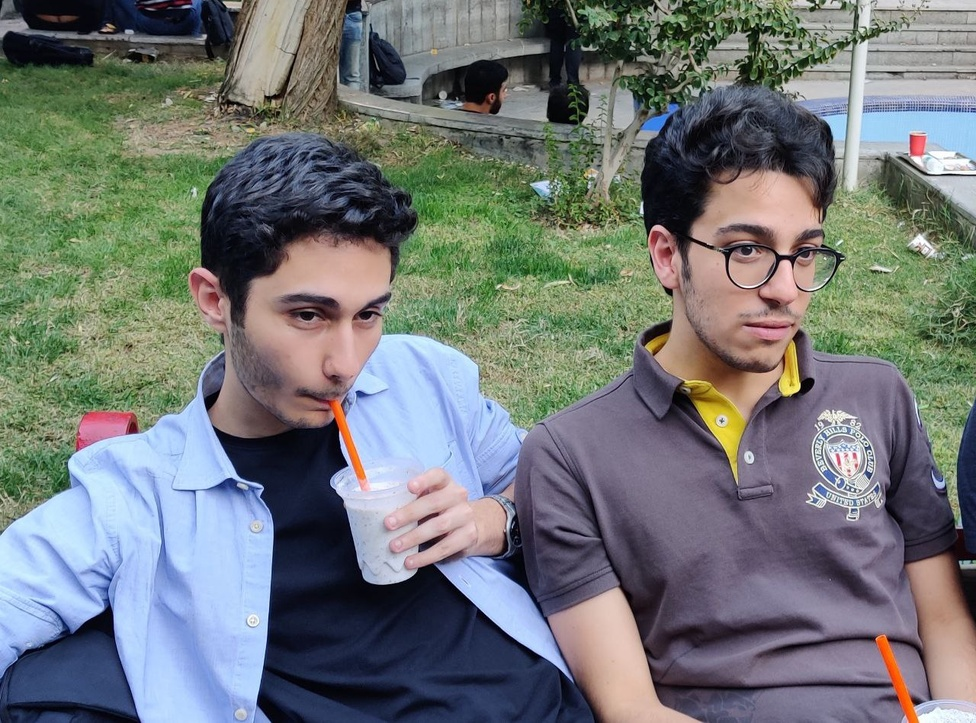
#> input picture Analyzing The Difference of FFT and SVD Methods in Image Compression and Image Denoising/images/original.jpg, 976 x 723 px, shrunk from 1280 x 948 before the run, found by its file name
$ jupyter execute SVD_and_FFT_Differences.ipynb   (shell and % lines are left out)
#> lines starting #> are read from the running program, lines starting #| are printed output that depends on the picture; after the words box and inside, x2 and y2 are one past the last pixel; in counts of white or black regions, pixels touching at a corner belong together
 - Linear Algebra Applied to Image Processing

**Name**: Sina Mazaheri

## 0. Prerequisites

Install the required packages (if not already installed):

Import the dependencies:

[cell 1]
import numpy as np
from matplotlib import pyplot as plt
from matplotlib.image import imread
from PIL import Image

[cell 2]
from google.colab import drive
drive.mount('/content/drive')

Initialize global variables (if any)

The source images for this assignment can be found in the `images/` folder, load them and alter their color-map to gray-scale. The resulting pictures look as depicted below:
<div style="display: flex;">

</div>

[cell 3]
original_image = imread("./drive/MyDrive/LA-PHW-7_2/images/original.jpg")
#> original_image is the input picture: shape (723, 976, 3); mean R, G, B 113.6, 118.7, 119
noisy_image = imread("./drive/MyDrive/LA-PHW-7_2/images/noisy.jpg")
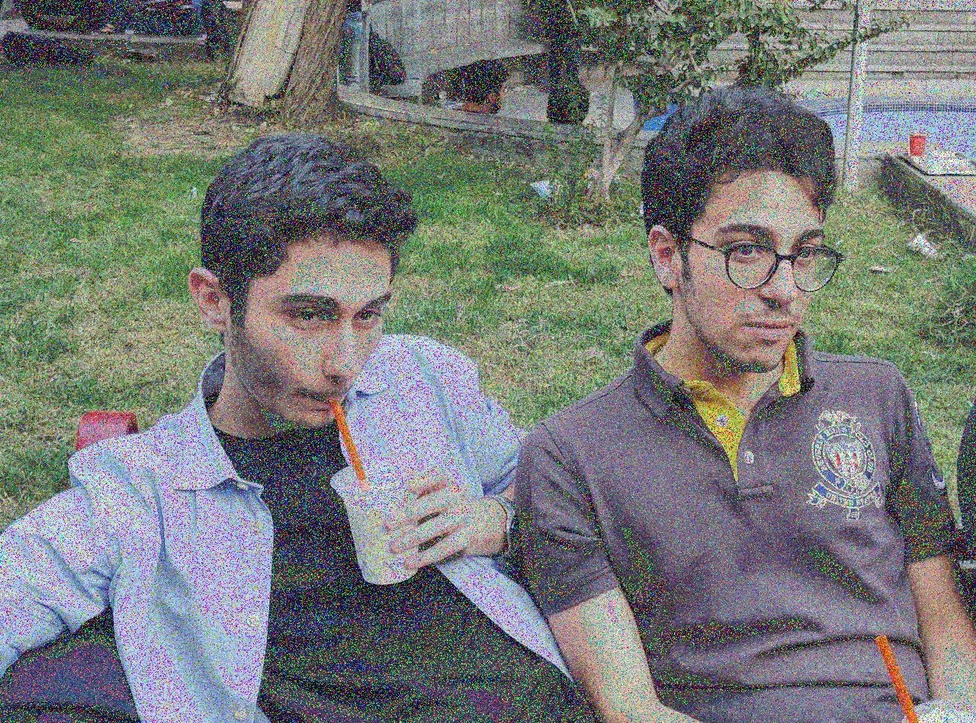
#> input picture Analyzing The Difference of FFT and SVD Methods in Image Compression and Image Denoising/images/noisy.jpg, 976 x 723 px, shrunk from 1280 x 948 before the run, found by its file name
#> noisy_image is the input picture: shape (723, 976, 3); mean R, G, B 119.8, 122.4, 121.2

# 1. Image Compression
Using SVD (you can use `np.linalg.svd`) and 2D-FFT (which will be explained in details later), Compress the `original.jpg` image with compression rates of $0.1$, $0.5$, $1$, $5$ and $10$%. Then visualize the resulting compressed images of the two algorithms against one another and investigate each basis change's effectiveness in capturing more meaningful patterns of images.

The 2D Fourier transform of a data matrix can be achieved by ﬁrst applying the 1D Fourier transform to every row of the matrix, and then applying the 1D Fourier transform to every column of the intermediate matrix. This process is depicted below. `np.fft.fft2` applys a 2D Fourier transformation to the provided matrix by employing the Fast Fourier Transformation algorithm.

The Fourier coefficients are zero-centered by definition, and although it does not affect the result of the transformation followed by its inverse, in general, it is more convenient to have them centered around the middle point of the transformation matrix. `np.fft.fftshift` does the described shift two a provided Discrete-Fourier transformation matrix.

Your results may look as follows:

[cell 4]
all_percentage = (0.001, 0.005, 0.01, 0.05, 0.1)
B = np.mean(original_image, -1)

# Compression Using SVD
print("Compression using SVD: ", end="\n")

U, S, V_T = np.linalg.svd(B, full_matrices=False)
#> S = 723 values, max 100580.6 at index 0, min 5.21 at index 722, mean 786.7
S = np.diag(S)


def compress_image_with_SVD(U, S, V_T, percentage):
    r = int(np.round(S.shape[0] * percentage, 0))
    return U[:, :r] @ S[0:r, :r] @ V_T[:r, :]


j = 0
for percentage in all_percentage:
  plt.figure(j + 1)
  j += 1
  img = plt.imshow(compress_image_with_SVD(U, S, V_T, percentage))
  img.set_cmap("gray")
  plt.axis("off")
  plt.title("Compressed with SVD using " + str(percentage * 100) + "% :")
  plt.show()
#> after the loop, j = 5


# Compression Using FFT
print("\n\n\nCompression using FFT: ", end="\n\n")
Bt = np.fft.fft2(B)
Btsort = np.sort(np.abs(Bt.reshape(-1)))

def compress_image_with_FF2D(keep_1):
  thresh = Btsort[int(np.floor((1 - keep_1) * len(Btsort)))]
  ind = np.abs(Bt) > thresh
  Atlow = Bt * ind
  Alow = np.fft.ifft2(Atlow).real
  return Alow

for keep in all_percentage:
  plt.figure()
  plt.imshow(compress_image_with_FF2D(keep), cmap="gray")
  plt.axis("off")
  plt.title("Compressed with FFT using " + str(keep * 100) + "%")
#> this loop made 5 passes
#> thresh in compress_image_with_FF2D on passes 1 to 5: 428819.8, 154577.9, 98472.4, 37360.9, 25135.8
#> pass 1, in compress_image_with_FF2D, `ind = np.abs(Bt) > thresh`:
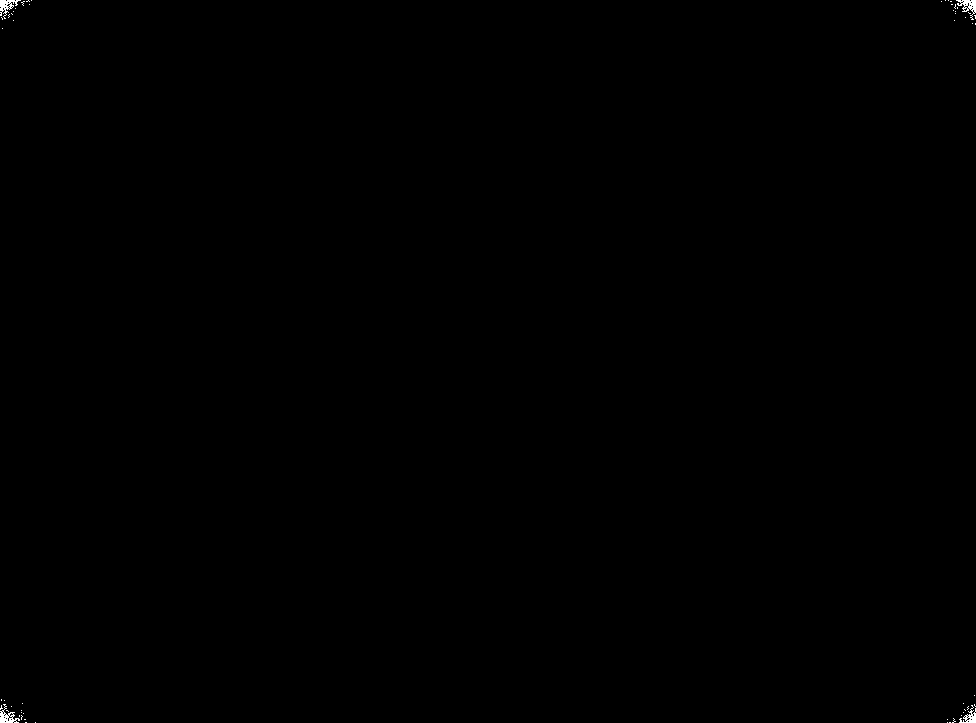
#> ind: shape (723, 976) bool; 0.1% white; 56 white regions (52 under 20 px), largest, box (x1, y1, x2, y2) and area: (956, 0, 976, 20) 161, (0, 0, 21, 19) 156, (0, 704, 20, 723) 153, (959, 705, 976, 723) 125
#> pass 1, in compress_image_with_FF2D, `Alow = np.fft.ifft2(Atlow).real`:
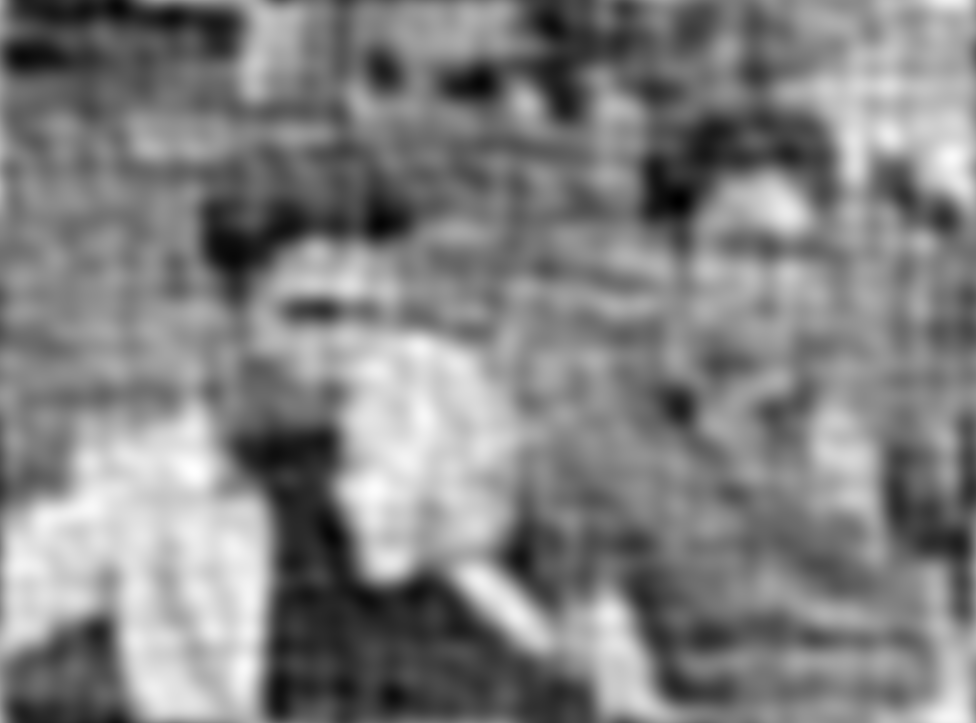
#> Alow: shape (723, 976) float64; min -18.39, max 249.7, mean 117.1; drawn with min black and max white
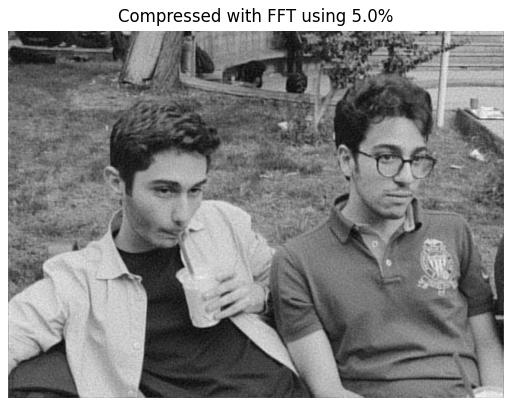
#> figure drawn by matplotlib, 1 panel

Which change of basis seems to do better when it comes to image compression? Briefly elaborate on what makes that change of basis more suited for images?

In general if we want to compress an image we should consider the set of basis that has most of the image's feature in it. when we perform this idea to our image we can save that picture with less memory and high quality. as we have seen in the pervious cell, FFT was better than SVD. this is because of fourier transformation. it can hold most of the image features with low amount of large fourier coefficients. so as a result fft is a good choice for image compression.

# 2. Image Denoising

Through the same process as the previous section and by empirically finding an optimal rank threshold for the SVD vectors, denoise the provided image. Your results may look as follows:

It is shown that SVD can be an effective denoising strategy when the underlying data is of low rank initially, but as observable from the example, raw SVD does not seem to be useful when it comes to denoising natural images.

[cell 5]
gray_scale = np.mean(noisy_image, -1)
U, S, V_H = np.linalg.svd(gray_scale, full_matrices=False)
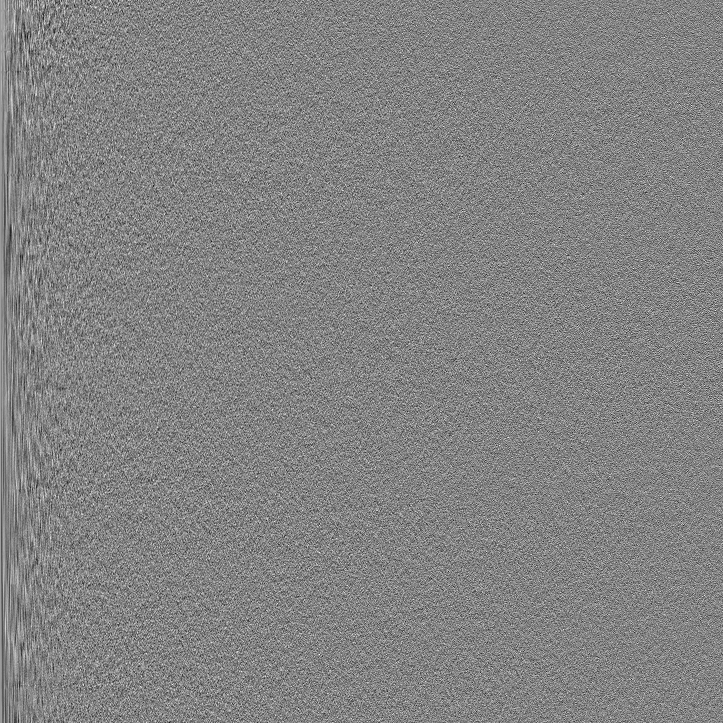
#> U: shape (723, 723) float64; min -0.187, max 0.177, mean 5.29e-05; drawn with min black and max white
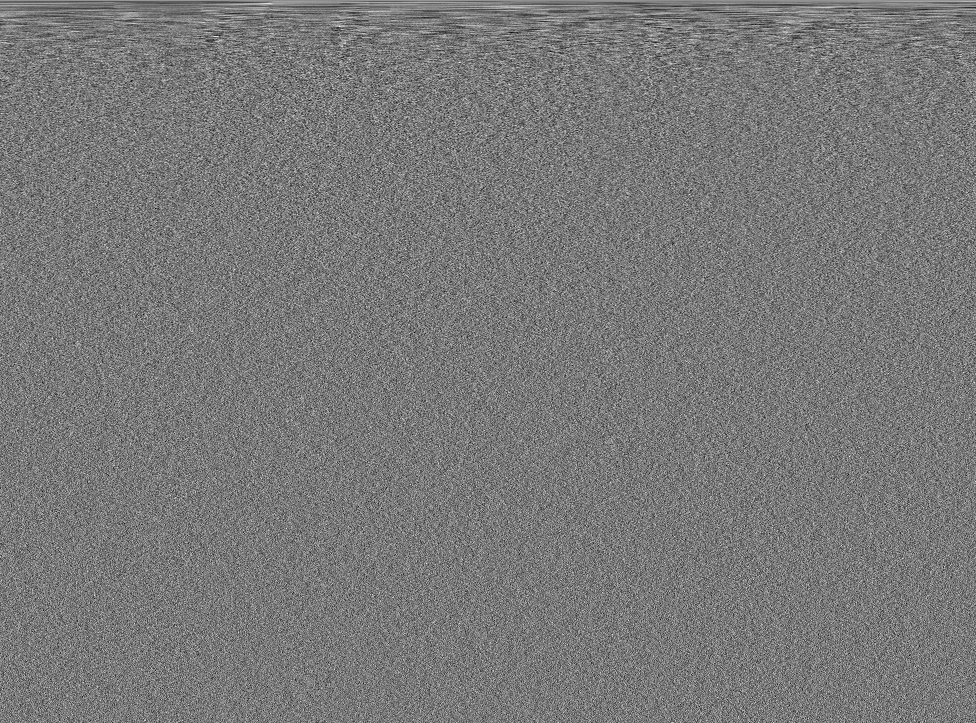
#> V_H: shape (723, 976) float64; min -0.148, max 0.163, mean 3.96e-05; drawn with min black and max white
#> S = 723 values, max 102657.9 at index 0, min 104.6 at index 722, mean 1013
new = S[S > 150]
#> new = 705 values, max 102657.9 at index 0, min 151 at index 704, mean 1035.5
r = new.shape[0]
#> r = 705
S = np.diag(new)
#> S: shape (705, 705) float64
gray_scale_denoised = U[:, :r] @ S @ V_H[:r, :]
plt.figure()
plt.imshow(gray_scale_denoised, cmap="gray")
plt.axis("off")
plt.title("Denoised with SVD: ")

The FFT is extensively used for denoising and filtering signals, as it is straightforward to isolate and manipulate particular frequency bands. It is observed that the noise is especially pronounced in high-frequency modes, therefore zero out any Fourier coefﬁcient outside of a radius containing low frequencies. You can find the approximate optimal filtering radius through trials and errors empirically. A sample denoised image is shown below:

[cell 6]
B = np.mean(noisy_image, -1)
Bt = np.fft.fft2(B)
Btsort = np.sort(np.abs(Bt.reshape(-1)))
keep_1 = 0.1
thresh = Btsort[int(np.floor((1 - keep_1) * len(Btsort)))]
#> thresh = 35442.9
ind = np.abs(Bt) > thresh
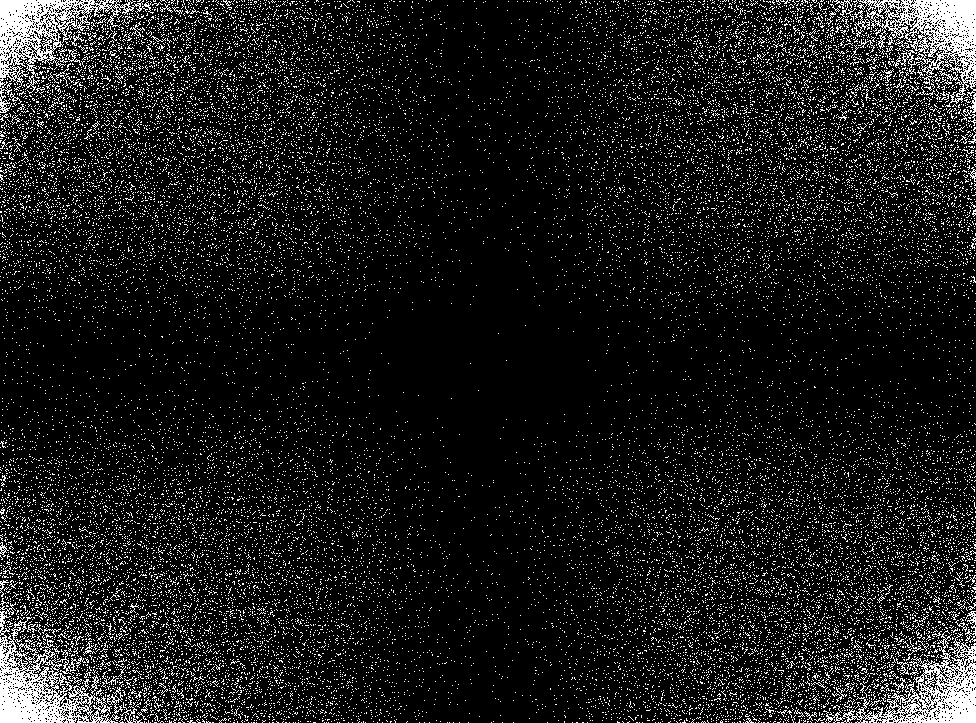
#> ind: shape (723, 976) bool; 10% white in thin lines or dots
Atlow = Bt * ind
Alow = np.fft.ifft2(Atlow).real
plt.figure()
plt.imshow(Alow, cmap="gray")
plt.axis("off")
plt.title("Denoised image with " + str(keep_1 * 100) + "%")
